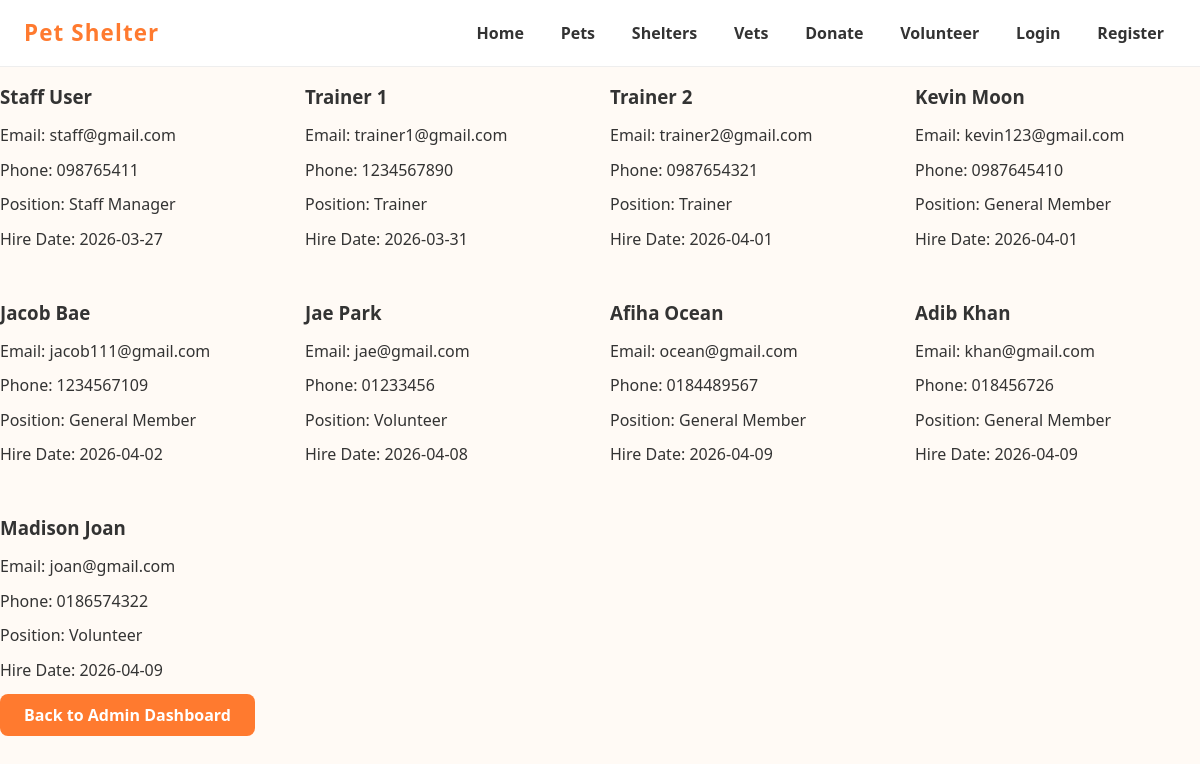
The app's page /pet_shelter_db/admin/view_staff.php (signed in) with its own data.
### tables this page shows
CREATE TABLE `staff` (
  `staff_id` int(11) NOT NULL,
  `user_id` int(11) DEFAULT NULL,
  `position` varchar(100) DEFAULT NULL,
  `hire_date` date DEFAULT NULL
);

CREATE TABLE `users` (
  `user_id` int(11) NOT NULL,
  `name` varchar(100) DEFAULT NULL,
  `email` varchar(100) NOT NULL,
  `phone` varchar(20) DEFAULT NULL,
  `password` varchar(255) NOT NULL,
  `role` varchar(20) NOT NULL
);

### pet_shelter_db/admin/view_staff.php (the view, shortened to what this page needs)
<?php
include("../includes/db_connect.php");
?>
<!DOCTYPE html>
<html lang="en">
<head>
    <link rel="stylesheet" href="../css/style.css">
</head>
<body>
<div class="navbar">
    <div class="logo">Pet Shelter</div>
    <div class="menu-links">
        <a href="../index.php">Home</a>
        <a href="../pets.php">Pets</a>
        <a href="../shelters.php">Shelters</a>
        <a href="../vets.php">Vets</a>
        <a href="../donate.php">Donate</a>
        <a href="../volunteer.php">Volunteer</a>
        <a href="../login.php">Login</a>
        <a href="../register.php">Register</a>
    </div>
</div>
<div class="card-grid">
<?php
$sql = "SELECT s.staff_id, s.position, u.name, u.email, u.phone, s.hire_date
        FROM staff s
        JOIN users u ON s.user_id = u.user_id";
$result = mysqli_query($conn, $sql);
if (mysqli_num_rows($result) > 0) {
    while ($row = mysqli_fetch_assoc($result)) {
        echo "<div class='staff-card'>";
        echo "<h3>" . $row['name'] . "</h3>";
        echo "<p>Email: " . $row['email'] . "</p>";
        echo "<p>Phone: " . $row['phone'] . "</p>";
        echo "<p>Position: " . $row['position'] . "</p>";
        echo "<p>Hire Date: " . $row['hire_date'] . "</p>";
        echo "</div>";
    }
} else {
    echo "<p>No staff available.</p>";
}
?>
</div>
<a class="btn" href="dashboard.php">Back to Admin Dashboard</a>
</body>
</html>

### pet_shelter_db/css/style.css (style rules this page uses)
html { line-height: 1.15; -webkit-text-size-adjust: 100%; }
body { margin: 0; }
a { background-color: transparent; }
:root { --main-bg: #fffaf5; --accent: #ff7a2f; --accent-dark: #e5671f; --text: #333; --muted: #777; --radius: 10px; --shadow: 0 0 10px rgba(0,0,0,0.1); }
* { box-sizing: border-box; }
body { margin: 0; padding: 0; font-family: 'Segoe UI', Tahoma, Geneva, Verdana, sans-serif; color: var(--text); background-color: var(--main-bg); background-image: url('../pet.jpg'); background-position: center; background-size: cover; background-repeat: no-repeat; min-height: 100vh; }
a { color: var(--accent); text-decoration: none; font-weight: 600; }
p { margin-bottom: 15px; }
.navbar { display: flex; justify-content: space-between; align-items: center; padding: 16px 24px; background: rgba(255, 255, 255, 0.92); backdrop-filter: blur(8px); border-bottom: 1px solid #eee; position: sticky; top: 0; z-index: 50; }
.logo { font-size: 1.4rem; font-weight: 900; color: var(--accent); letter-spacing: 0.05em; }
.menu-links { display: flex; gap: 0.8rem; list-style: none; margin: 0; padding: 0; }
.menu-links a { color: var(--text); text-decoration: none; font-weight: 600; padding: 8px 12px; border-radius: 6px; transition: all 0.2s ease; }
.btn { display: inline-block; background-color: var(--accent); color: white; padding: 12px 24px; border-radius: 8px; font-weight: 700; text-decoration: none; transition: background-color 0.2s ease; }
.card-grid { display: grid; grid-template-columns: repeat(auto-fit, minmax(260px, 1fr)); gap: 20px; }

### records on screen
staff: user.name "Staff User", user.email "staff@gmail.com", user.phone "098765411", position "Staff Manager", hire_date "2026-03-27"
staff: user.name "Trainer 1", user.email "trainer1@gmail.com", user.phone "1234567890", position "Trainer", hire_date "2026-03-31"
staff: user.name "Trainer 2", user.email "trainer2@gmail.com", user.phone "0987654321", position "Trainer", hire_date "2026-04-01"
staff: user.name "Kevin Moon", user.email "kevin123@gmail.com", user.phone "0987645410", position "General Member", hire_date "2026-04-01"
staff: user.name "Jacob Bae", user.email "jacob111@gmail.com", user.phone "1234567109", position "General Member", hire_date "2026-04-02"
staff: user.name "Jae Park", user.email "jae@gmail.com", user.phone "01233456", position "Volunteer", hire_date "2026-04-08"
staff: user.name "Afiha Ocean", user.email "ocean@gmail.com", user.phone "0184489567", position "General Member", hire_date "2026-04-09"
staff: user.name "Adib Khan", user.email "khan@gmail.com", user.phone "018456726", position "General Member", hire_date "2026-04-09"
staff: user.name "Madison Joan", user.email "joan@gmail.com", user.phone "0186574322", position "Volunteer", hire_date "2026-04-09"
